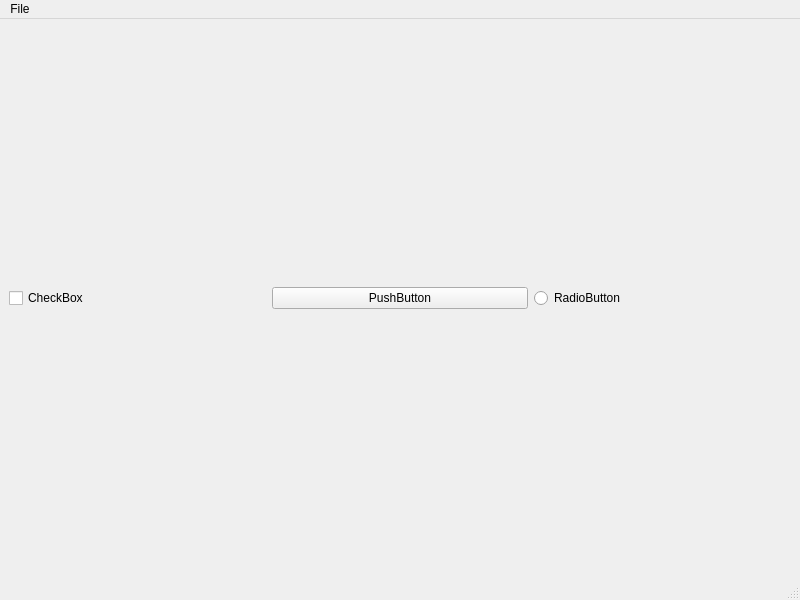
<?xml version="1.0" encoding="UTF-8"?>
<ui version="4.0">
 <class>MainWindow</class>
 <widget class="QMainWindow" name="MainWindow">
  <property name="geometry">
   <rect>
    <x>0</x>
    <y>0</y>
    <width>800</width>
    <height>600</height>
   </rect>
  </property>
  <property name="windowTitle">
   <string>MainWindow</string>
  </property>
  <widget class="QWidget" name="centralwidget">
   <layout class="QHBoxLayout" name="horizontalLayout">
    <item>
     <widget class="QCheckBox" name="checkBox">
      <property name="text">
       <string>CheckBox</string>
      </property>
     </widget>
    </item>
    <item>
     <widget class="QPushButton" name="pushButton">
      <property name="text">
       <string>PushButton</string>
      </property>
     </widget>
    </item>
    <item>
     <widget class="QRadioButton" name="radioButton">
      <property name="text">
       <string>RadioButton</string>
      </property>
     </widget>
    </item>
   </layout>
  </widget>
  <widget class="QMenuBar" name="menubar">
   <property name="geometry">
    <rect>
     <x>0</x>
     <y>0</y>
     <width>800</width>
     <height>26</height>
    </rect>
   </property>
   <widget class="QMenu" name="menuFile">
    <property name="title">
     <string>File</string>
    </property>
   </widget>
   <addaction name="menuFile"/>
  </widget>
  <widget class="QStatusBar" name="statusbar"/>
 </widget>
 <resources/>
 <connections/>
</ui>
